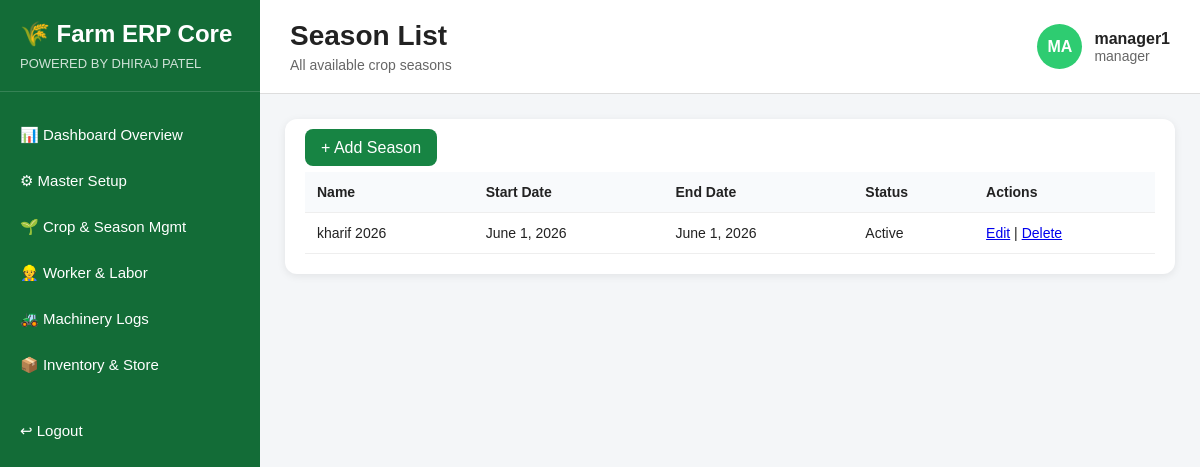
Screenshot of /crop-season/seasons/ (signed in) with the database file from the repository.
### accounts/models.py (models this page shows, shortened)
class User(AbstractUser):
    ROLE_CHOICES = (
        ('admin', 'Admin'),
        ('manager', 'Manager'),
        ('supervisor', 'Supervisor'),
        ('storekeeper', 'Storekeeper'),
        ('accountant', 'Accountant'),
        ('sales', 'Sales'),
        ('field_staff', 'Field Staff'),
    )
    role = models.CharField(max_length=20, choices=ROLE_CHOICES, default='field_staff')
    phone = models.CharField(max_length=15, blank=True, null=True)

### crop_season/models.py (models this page shows, shortened)
class Season(models.Model):
    name = models.CharField(max_length=100)
    start_date = models.DateField()
    end_date = models.DateField()
    status = models.CharField(max_length=50, default='Planned')

### crop_season/views.py (the view)
# urls.py: path('seasons/', views.season_list, name='season_list'),
@role_required(['admin', 'manager', 'supervisor'])
def season_list(request):
    seasons = Season.objects.all()
    return render(request, 'crop_season/season_list.html', {'seasons': seasons})

### templates/crop_season/season_list.html (shortened to what this page needs)
{% extends 'base/erp_base.html' %}
{% block page_title %}Season List{% endblock %}
{% block page_subtitle %}All available crop seasons{% endblock %}
{% block content %}
<div class="section-box">
    <div style="margin-bottom: 15px;">
        <a href="{% url 'add_season' %}" style="padding:10px 16px; background:#178443; color:white; text-decoration:none; border-radius:8px;">+ Add Season</a>
    </div>
    <table>
        <tr>
            <th>Name</th>
            <th>Start Date</th>
            <th>End Date</th>
            <th>Status</th>
            <th>Actions</th>
        </tr>
        {% for season in seasons %}
        <tr>
            <td>{{ season.name }}</td>
            <td>{{ season.start_date }}</td>
            <td>{{ season.end_date }}</td>
            <td>{{ season.status }}</td>
            <td>
                <a href="{% url 'edit_season' season.id %}">Edit</a> |
                <a href="{% url 'delete_season' season.id %}">Delete</a>
            </td>
        </tr>
        {% endfor %}
    </table>
</div>
{% endblock %}

### templates/base/erp_base.html (shortened to what this page needs)
{% load static %}
<!DOCTYPE html>
<html lang="en">
<head>
    <link rel="stylesheet" href="{% static 'css/dashboard.css' %}">
</head>
<body>
    <div class="erp-container">
        <aside class="sidebar">
            <div class="sidebar-brand">
                <h2>🌾 Farm ERP Core</h2>
                <p>POWERED BY DHIRAJ PATEL</p>
            </div>
            <nav class="sidebar-menu">
                {% if request.user.role == 'manager' %}
                    <a href="{% url 'manager_dashboard' %}" class="menu-item">📊 Dashboard Overview</a>
                    <a href="{% url 'master_dashboard' %}" class="menu-item">⚙ Master Setup</a>
                    <a href="{% url 'crop_season_dashboard' %}" class="menu-item">🌱 Crop &amp; Season Mgmt</a>
                    <a href="{% url 'labor_dashboard' %}" class="menu-item">👷 Worker &amp; Labor</a>
                    <a href="{% url 'machinery_dashboard' %}" class="menu-item">🚜 Machinery Logs</a>
                    <a href="{% url 'inventory_dashboard' %}" class="menu-item">📦 Inventory &amp; Store</a>
                {% endif %}
                <a href="{% url 'logout' %}" class="menu-item logout-btn">↩ Logout</a>
            </nav>
        </aside>
        <main class="main-content">
            <header class="topbar">
                <div>
                    <h1>{% block page_title %}Dashboard{% endblock %}</h1>
                    <p>{% block page_subtitle %}Farm ERP Overview{% endblock %}</p>
                </div>
                <div class="topbar-user">
                    <div class="user-circle">
                        {{ request.user.username|slice:":2"|upper }}
                    </div>
                    <div>
                        <h4>{{ request.user.username }}</h4>
                        <p>{{ request.user.role }}</p>
                    </div>
                </div>
            </header>
            <section class="content-area">
                {% block content %}{% endblock %}
            </section>
        </main>
    </div>
</body>
</html>

### static/css/dashboard.css (style rules this page uses)
* { margin: 0; padding: 0; box-sizing: border-box; }
body { font-family: Arial, sans-serif; background-color: #f4f6f8; color: #222; }
.erp-container { display: flex; min-height: 100vh; }
.sidebar { width: 260px; background: #136c37; color: white; padding: 20px 0; display: flex; flex-direction: column; }
.sidebar-brand { padding: 0 20px 20px; border-bottom: 1px solid rgba(255,255,255,0.15); }
.sidebar-brand h2 { font-size: 24px; margin-bottom: 8px; }
.sidebar-brand p { font-size: 13px; opacity: 0.8; }
.sidebar-menu { margin-top: 20px; display: flex; flex-direction: column; }
.menu-item { color: white; text-decoration: none; padding: 14px 20px; font-size: 15px; transition: 0.3s; }
.logout-btn { margin-top: 20px; }
.main-content { flex: 1; display: flex; flex-direction: column; }
.topbar { background: white; padding: 20px 30px; display: flex; justify-content: space-between; align-items: center; border-bottom: 1px solid #ddd; }
.topbar h1 { font-size: 28px; margin-bottom: 5px; }
.topbar p { color: #666; font-size: 14px; }
.topbar-user { display: flex; align-items: center; gap: 12px; }
.user-circle { width: 45px; height: 45px; background: #2ecc71; color: white; border-radius: 50%; display: flex; align-items: center; justify-content: center; font-weight: bold; text-transform: uppercase; }
.content-area { padding: 25px; }
.section-box { background: white; border-radius: 12px; padding: 20px; box-shadow: 0 2px 8px rgba(0,0,0,0.08); margin-bottom: 20px; }
table { width: 100%; border-collapse: collapse; }
table th, table td { text-align: left; padding: 12px; border-bottom: 1px solid #eee; font-size: 14px; }
table th { background-color: #f8fafc; font-weight: bold; }

### rows the page displays
User: user.username "MA", user.username "manager1", user.role "manager"
Season: name "kharif 2026", start_date "June 1, 2026", end_date "June 1, 2026", status "Active"
